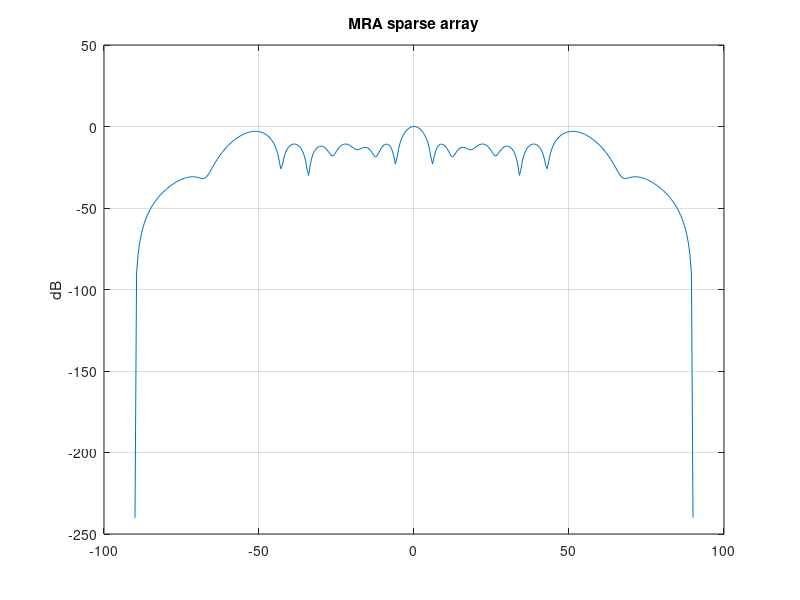

The MATLAB source for this figure:
% Разреженная MRA
% Эквивалентная апертура при минимуме приёмников

spacing = 1;
mra = [0 1 3 6 8 11 13 16] * spacing;
theta = -90:0.5:90;
AFm = zeros(1, numel(theta));
for n = 1:numel(mra)
    AFm = AFm + exp(1i*pi*mra(n)*sind(theta));
end
figure;
plot(theta, 20*log10(abs(AFm)/numel(mra) + 1e-12));
title('MRA sparse array'); ylabel('dB'); grid on;

%{
@play
{
 "title": "Sparse MRA",
 "groups": [
  {
   "name": "Scale",
   "controls": [
    {
     "var": "spacing",
     "label": "Position scale",
     "min": 1,
     "max": 3,
     "step": 1,
     "default": 1
    }
   ]
  }
 ]
}
%}
